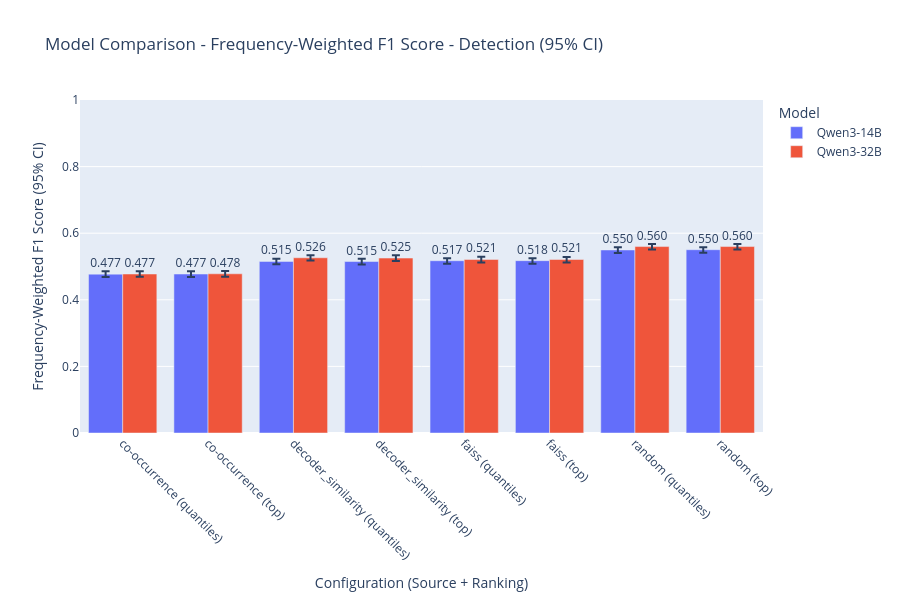
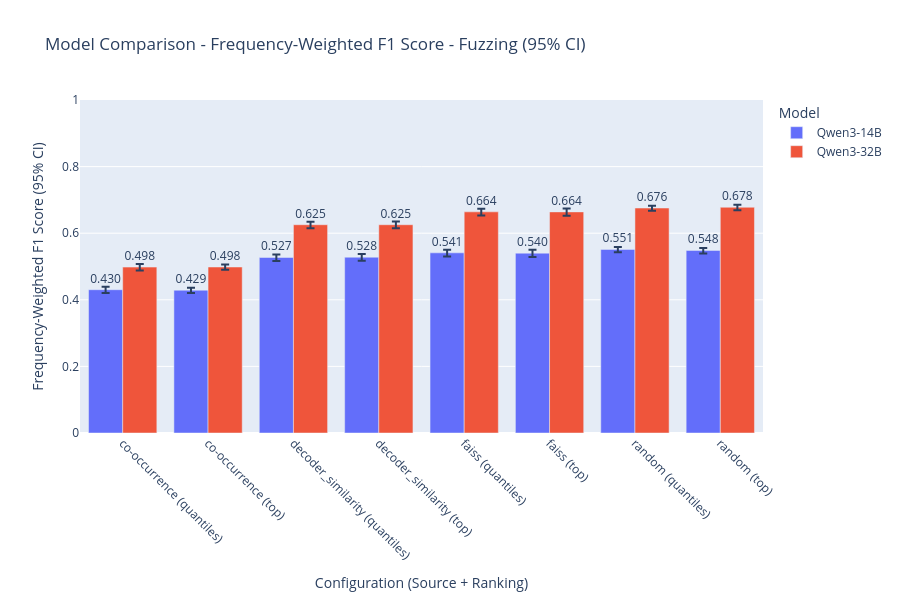

Notebook source saved alongside these figures, in order:
### Markdown cell above
### 3.1 Model Comparison Charts

Create side-by-side comparison charts to compare the same configurations across different models.

### Code cell
# Create comparison charts showing the same configuration across different models
print("\nGenerating model comparison charts...")

for score_type, error_df in contrastive_error_tables.items():
    if error_df.empty:
        continue
    
    # Create a grouped bar chart comparing models for each source+ranking combination
    # Pivot the data to have models as separate bars
    comparison_df = error_df.copy()
    comparison_df['config_key'] = comparison_df['source'] + ' (' + comparison_df['ranking'] + ')'
    
    fig = px.bar(
        comparison_df,
        x='config_key',
        y='frequency_weighted_f1',
        color='model',
        barmode='group',
        title=f'Model Comparison - Frequency-Weighted F1 Score - {score_display_name(score_type)} ({int(CONFIDENCE_LEVEL*100)}% CI)',
        text='frequency_weighted_f1',
        hover_data=['experiment', 'mode']
    )
    
    # Add error bars
    fig.update_traces(
        error_y=dict(
            type='data',
            symmetric=False,
            array=comparison_df['ci_upper_error'],
            arrayminus=comparison_df['ci_lower_error']
        )
    )
    
    fig.update_layout(
        yaxis_range=[0, 1],
        xaxis_title="Configuration (Source + Ranking)",
        yaxis_title=f"Frequency-Weighted F1 Score ({int(CONFIDENCE_LEVEL*100)}% CI)",
        xaxis={'tickangle': 45},
        height=600,
        legend_title="Model"
    )
    
    fig.update_traces(texttemplate='%{text:.3f}', textposition='outside')
    fig.show()
    
    # Save the comparison chart
    output_file_pdf = visualizations_dir / f"contrastive_model_comparison_{score_type}.pdf"
    output_file_png = visualizations_dir / f"contrastive_model_comparison_{score_type}.png"
    fig.write_image(str(output_file_pdf))
    fig.write_image(str(output_file_png))
    print(f"Saved model comparison chart: {output_file_pdf}")

print(f"\nModel comparison charts saved to {visualizations_dir}")

### Figure 1 — Plotly figure (JSON) as saved in the notebook; plotly's stock layout.template omitted (floating-point values rounded to 4 significant figures)
{"data": [{"alignmentgroup": "True", "customdata": [["Co-occurrence (Quantiles)", "contrastive"], ["Co-occurrence (Top)", "contrastive"], ["Decoder Sim. (Quantiles)", "contrastive"], ["Decoder Sim. (Top)", "contrastive"], ["FAISS (Quantiles)", "contrastive"], ["FAISS (Top)", "contrastive"], ["Random (Quantiles)", "baseline"], ["Random (Top)", "baseline"]], "error_y": {"array": [0.008326, 0.008211, 0.007815, 0.008301, 0.007775, 0.007321, 0.008013, 0.007651, 0.007958, 0.008091, 0.0078, 0.008394, 0.008793, 0.008398, 0.008248, 0.008093], "arrayminus": [0.008559, 0.009, 0.008474, 0.00911, 0.009188, 0.009437, 0.008936, 0.008766, 0.009394, 0.008821, 0.009188, 0.009221, 0.008996, 0.009147, 0.00923, 0.009507], "symmetric": false, "type": "data"}, "hovertemplate": "model=Qwen3-14B<br>config_key=%{x}<br>frequency_weighted_f1=%{text}<br>experiment=%{customdata[0]}<br>mode=%{customdata[1]}<extra></extra>", "legendgroup": "Qwen3-14B", "marker": {"color": "#636efa", "pattern": {"shape": ""}}, "name": "Qwen3-14B", "offsetgroup": "Qwen3-14B", "orientation": "v", "showlegend": true, "text": [0.4771, 0.4774, 0.5153, 0.5149, 0.5173, 0.5175, 0.5496, 0.5504], "textposition": "outside", "texttemplate": "%{text:.3f}", "type": "bar", "x": ["co-occurrence (quantiles)", "co-occurrence (top)", "decoder_similarity (quantiles)", "decoder_similarity (top)", "faiss (quantiles)", "faiss (top)", "random (quantiles)", "random (top)"], "xaxis": "x", "y": [0.4771, 0.4774, 0.5153, 0.5149, 0.5173, 0.5175, 0.5496, 0.5504], "yaxis": "y"}, {"alignmentgroup": "True", "customdata": [["Co-occurrence (Quantiles)", "contrastive"], ["Co-occurrence (Top)", "contrastive"], ["Decoder Sim. (Quantiles)", "contrastive"], ["Decoder Sim. (Top)", "contrastive"], ["FAISS (Quantiles)", "contrastive"], ["FAISS (Top)", "contrastive"], ["Random (Quantiles)", "baseline"], ["Random (Top)", "baseline"]], "error_y": {"array": [0.008326, 0.008211, 0.007815, 0.008301, 0.007775, 0.007321, 0.008013, 0.007651, 0.007958, 0.008091, 0.0078, 0.008394, 0.008793, 0.008398, 0.008248, 0.008093], "arrayminus": [0.008559, 0.009, 0.008474, 0.00911, 0.009188, 0.009437, 0.008936, 0.008766, 0.009394, 0.008821, 0.009188, 0.009221, 0.008996, 0.009147, 0.00923, 0.009507], "symmetric": false, "type": "data"}, "hovertemplate": "model=Qwen3-32B<br>config_key=%{x}<br>frequency_weighted_f1=%{text}<br>experiment=%{customdata[0]}<br>mode=%{customdata[1]}<extra></extra>", "legendgroup": "Qwen3-32B", "marker": {"color": "#EF553B", "pattern": {"shape": ""}}, "name": "Qwen3-32B", "offsetgroup": "Qwen3-32B", "orientation": "v", "showlegend": true, "text": [0.4775, 0.478, 0.5262, 0.5253, 0.5212, 0.5211, 0.5598, 0.5599], "textposition": "outside", "texttemplate": "%{text:.3f}", "type": "bar", "x": ["co-occurrence (quantiles)", "co-occurrence (top)", "decoder_similarity (quantiles)", "decoder_similarity (top)", "faiss (quantiles)", "faiss (top)", "random (quantiles)", "random (top)"], "xaxis": "x", "y": [0.4775, 0.478, 0.5262, 0.5253, 0.5212, 0.5211, 0.5598, 0.5599], "yaxis": "y"}], "layout": {"barmode": "group", "height": 600, "legend": {"title": {"text": "Model"}, "tracegroupgap": 0}, "title": {"text": "Model Comparison - Frequency-Weighted F1 Score - Detection (95% CI)"}, "xaxis": {"anchor": "y", "domain": [0, 1], "tickangle": 45, "title": {"text": "Configuration (Source + Ranking)"}}, "yaxis": {"anchor": "x", "domain": [0, 1], "range": [0, 1], "title": {"text": "Frequency-Weighted F1 Score (95% CI)"}}}}

### Figure 2 — Plotly figure (JSON) as saved in the notebook; plotly's stock layout.template omitted (floating-point values rounded to 4 significant figures)
{"data": [{"alignmentgroup": "True", "customdata": [["Co-occurrence (Quantiles)", "contrastive"], ["Co-occurrence (Top)", "contrastive"], ["Decoder Sim. (Quantiles)", "contrastive"], ["Decoder Sim. (Top)", "contrastive"], ["FAISS (Quantiles)", "contrastive"], ["FAISS (Top)", "contrastive"], ["Random (Quantiles)", "baseline"], ["Random (Top)", "baseline"]], "error_y": {"array": [0.009008, 0.007315, 0.008622, 0.009651, 0.009104, 0.01041, 0.007118, 0.007499, 0.008256, 0.007711, 0.009317, 0.007512, 0.01042, 0.008236, 0.01042, 0.007536], "arrayminus": [0.01003, 0.008291, 0.0107, 0.01068, 0.01083, 0.01126, 0.008463, 0.008931, 0.008654, 0.009285, 0.01016, 0.009076, 0.01187, 0.009069, 0.01169, 0.009426], "symmetric": false, "type": "data"}, "hovertemplate": "model=Qwen3-14B<br>config_key=%{x}<br>frequency_weighted_f1=%{text}<br>experiment=%{customdata[0]}<br>mode=%{customdata[1]}<extra></extra>", "legendgroup": "Qwen3-14B", "marker": {"color": "#636efa", "pattern": {"shape": ""}}, "name": "Qwen3-14B", "offsetgroup": "Qwen3-14B", "orientation": "v", "showlegend": true, "text": [0.4303, 0.4288, 0.5271, 0.5279, 0.541, 0.5401, 0.5513, 0.5483], "textposition": "outside", "texttemplate": "%{text:.3f}", "type": "bar", "x": ["co-occurrence (quantiles)", "co-occurrence (top)", "decoder_similarity (quantiles)", "decoder_similarity (top)", "faiss (quantiles)", "faiss (top)", "random (quantiles)", "random (top)"], "xaxis": "x", "y": [0.4303, 0.4288, 0.5271, 0.5279, 0.541, 0.5401, 0.5513, 0.5483], "yaxis": "y"}, {"alignmentgroup": "True", "customdata": [["Co-occurrence (Quantiles)", "contrastive"], ["Co-occurrence (Top)", "contrastive"], ["Decoder Sim. (Quantiles)", "contrastive"], ["Decoder Sim. (Top)", "contrastive"], ["FAISS (Quantiles)", "contrastive"], ["FAISS (Top)", "contrastive"], ["Random (Quantiles)", "baseline"], ["Random (Top)", "baseline"]], "error_y": {"array": [0.009008, 0.007315, 0.008622, 0.009651, 0.009104, 0.01041, 0.007118, 0.007499, 0.008256, 0.007711, 0.009317, 0.007512, 0.01042, 0.008236, 0.01042, 0.007536], "arrayminus": [0.01003, 0.008291, 0.0107, 0.01068, 0.01083, 0.01126, 0.008463, 0.008931, 0.008654, 0.009285, 0.01016, 0.009076, 0.01187, 0.009069, 0.01169, 0.009426], "symmetric": false, "type": "data"}, "hovertemplate": "model=Qwen3-32B<br>config_key=%{x}<br>frequency_weighted_f1=%{text}<br>experiment=%{customdata[0]}<br>mode=%{customdata[1]}<extra></extra>", "legendgroup": "Qwen3-32B", "marker": {"color": "#EF553B", "pattern": {"shape": ""}}, "name": "Qwen3-32B", "offsetgroup": "Qwen3-32B", "orientation": "v", "showlegend": true, "text": [0.4982, 0.4985, 0.6255, 0.6255, 0.6641, 0.664, 0.6756, 0.6779], "textposition": "outside", "texttemplate": "%{text:.3f}", "type": "bar", "x": ["co-occurrence (quantiles)", "co-occurrence (top)", "decoder_similarity (quantiles)", "decoder_similarity (top)", "faiss (quantiles)", "faiss (top)", "random (quantiles)", "random (top)"], "xaxis": "x", "y": [0.4982, 0.4985, 0.6255, 0.6255, 0.6641, 0.664, 0.6756, 0.6779], "yaxis": "y"}], "layout": {"barmode": "group", "height": 600, "legend": {"title": {"text": "Model"}, "tracegroupgap": 0}, "title": {"text": "Model Comparison - Frequency-Weighted F1 Score - Fuzzing (95% CI)"}, "xaxis": {"anchor": "y", "domain": [0, 1], "tickangle": 45, "title": {"text": "Configuration (Source + Ranking)"}}, "yaxis": {"anchor": "x", "domain": [0, 1], "range": [0, 1], "title": {"text": "Frequency-Weighted F1 Score (95% CI)"}}}}
